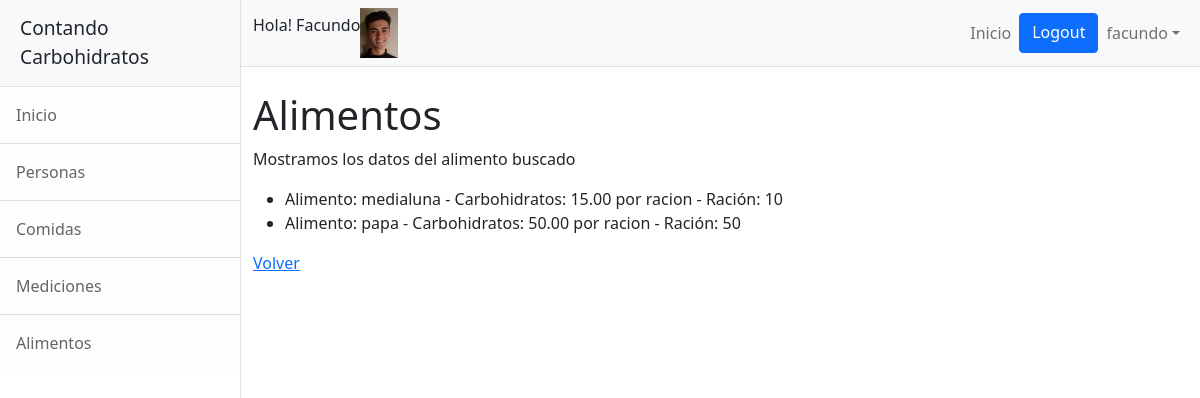
The page /carbohidratos/alimentos/listar/ (signed in) on the database its author committed.
### carbohidratos/models.py (models this page shows)
class Alimentos(models.Model):
    alimento = models.CharField(max_length=50,unique=True,primary_key=True)
    carbohidratos = models.DecimalField(decimal_places=2,max_digits=6)
    racion = models.CharField(max_length=50)
    indice_glucemico = models.IntegerField(default=0)

### carbohidratos/views.py (the view)
# urls.py: path("alimentos/listar/", alimentos_listar, name="carbohidratos-alimentos-listar"),
def alimentos_listar(request):
    lista_alimentos = Alimentos.objects.all()
    contexto = {"alimento_resultado":lista_alimentos,"avatar":avatar_usuario(request.user)}
    return render(request, "carbohidratos/alimentos_buscar_resultados.html",contexto)

### usuarios/views.py (called while the page is built)
def avatar_usuario(usuario_activo):
    if usuario_activo.is_authenticated:
        if len(Avatar.objects.filter(user= usuario_activo.id))==1:
            imagen_model = Avatar.objects.filter(user= usuario_activo.id)[0]
            imagen_url = imagen_model.imagen.url
        else:
            imagen_url=""
    else:
        imagen_url = ""
    return (imagen_url)

### carbohidratos/templates/carbohidratos/alimentos_buscar_resultados.html
{% extends "carbohidratos/base.html" %}
{% block contenido %}
<h1 class="mt-4">Alimentos</h1>
<p> Mostramos los datos del alimento buscado </p>
        <ul>
            {% for alimento in alimento_resultado %}
                <li>Alimento: {{alimento.alimento}} - Carbohidratos: {{alimento.carbohidratos}} por racion - Ración: {{alimento.racion}}</li>
            {% endfor %}
        </ul>
<a href="{% url 'carbohidratos-alimentos' %}"> Volver </a>
{% endblock %}

### carbohidratos/templates/carbohidratos/base.html (shortened to what this page needs)
<!DOCTYPE html>
<html lang="en">
    <head>
        {% load static %}
        <link href="{% static 'carbohidratos/css/styles.css' %}" rel="stylesheet" />
    </head>
    <body>
        <div class="d-flex" id="wrapper">
            <div class="border-end bg-white" id="sidebar-wrapper">
                <div class="sidebar-heading border-bottom bg-light">Contando Carbohidratos</div>
                <div class="list-group list-group-flush">
                    <a class="list-group-item list-group-item-action list-group-item-light p-3" href="{% url 'carbohidratos-inicio' %}">Inicio</a>
                    <a class="list-group-item list-group-item-action list-group-item-light p-3" href="{% url 'carbohidratos-personas' %}">Personas</a>
                    <a class="list-group-item list-group-item-action list-group-item-light p-3" href="{% url 'carbohidratos-comidas' %}">Comidas</a>
                    <a class="list-group-item list-group-item-action list-group-item-light p-3" href="{% url 'carbohidratos-mediciones' %}">Mediciones</a>
                    <a class="list-group-item list-group-item-action list-group-item-light p-3" href="{% url 'carbohidratos-alimentos' %}">Alimentos</a>
                </div>
            </div>
            <div id="page-content-wrapper">
                <nav class="navbar navbar-expand-lg navbar-light bg-light border-bottom">
                    <div class="container-fluid">
                        {% if request.user.is_authenticated %}
                            <p> Hola! {{request.user.first_name}} </p>
                            <img height="50px" src={{avatar}}>
                        {% else %}
                            <p> Hola Visitante! </p>
                        {% endif %}
                        <div class="collapse navbar-collapse" id="navbarSupportedContent">
                            <ul class="navbar-nav ms-auto mt-2 mt-lg-0">
                                <li class="nav-item active"><a class="nav-link" href="{% url 'carbohidratos-inicio' %}">Inicio</a></li>
                                {% if request.user.is_authenticated %}
                                    <a class="btn btn-primary" href="{% url 'usuarios-logout' %}">Logout </a>
                                    <li class="nav-item dropdown">
                                        <a class="nav-link dropdown-toggle" id="navbarDropdown" href="#" role="button" data-bs-toggle="dropdown" aria-haspopup="true" aria-expanded="false">{{request.user}}</a>
                                    </li>
                                {% else %}
                                    <a class="btn btn-primary" href="{% url 'usuarios-login' %}">Login </a>
                                {% endif %}
                            </ul>
                        </div>
                    </div>
                </nav>
                <div class="container-fluid">
                    {% block contenido %}
                    {% endblock%}
                </div>
            </div>
        </div>
    </body>
</html>

### rows shown on the page
Alimentos: alimento "medialuna", carbohidratos "15.00", racion "10"
Alimentos: alimento "papa", carbohidratos "50.00", racion "50"

### other values the page prints
{{ request.user.first_name }} "Facundo"
{{ request.user }} "facundo"
